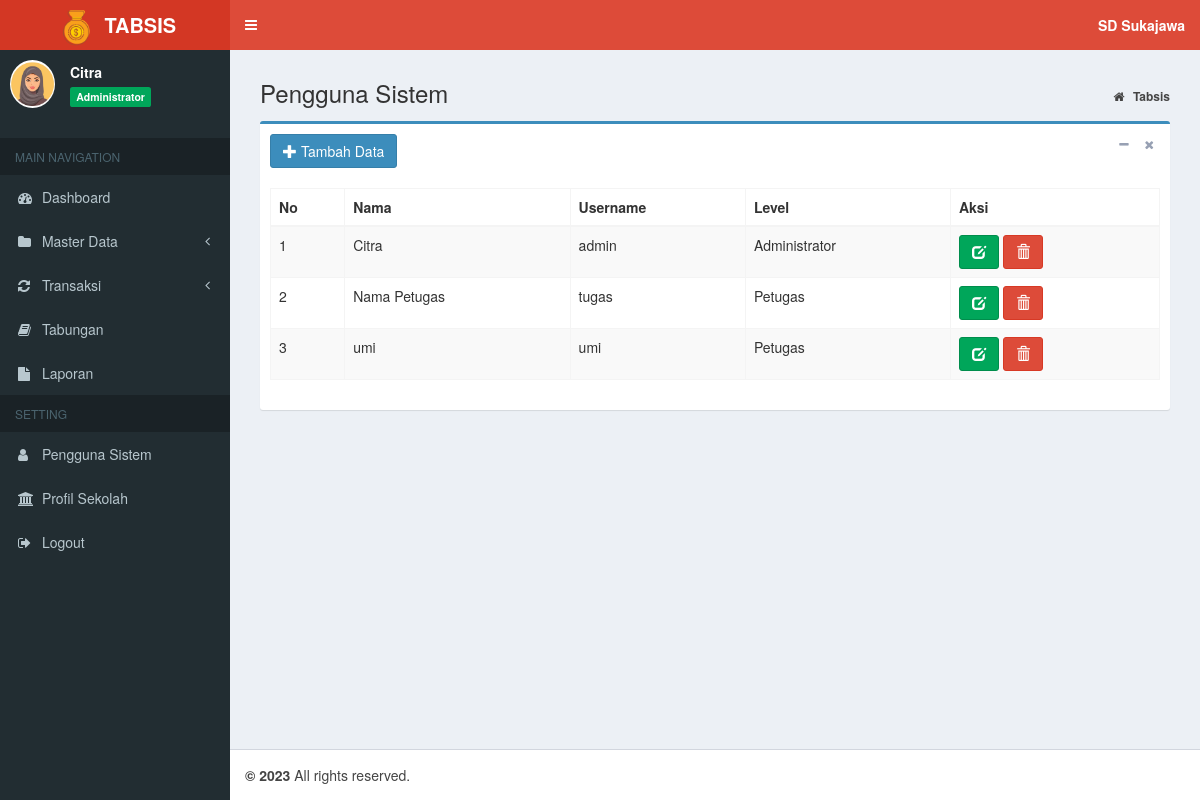
Before: /index.php?page=MyApp/data_pengguna (signed in) with the older database file.
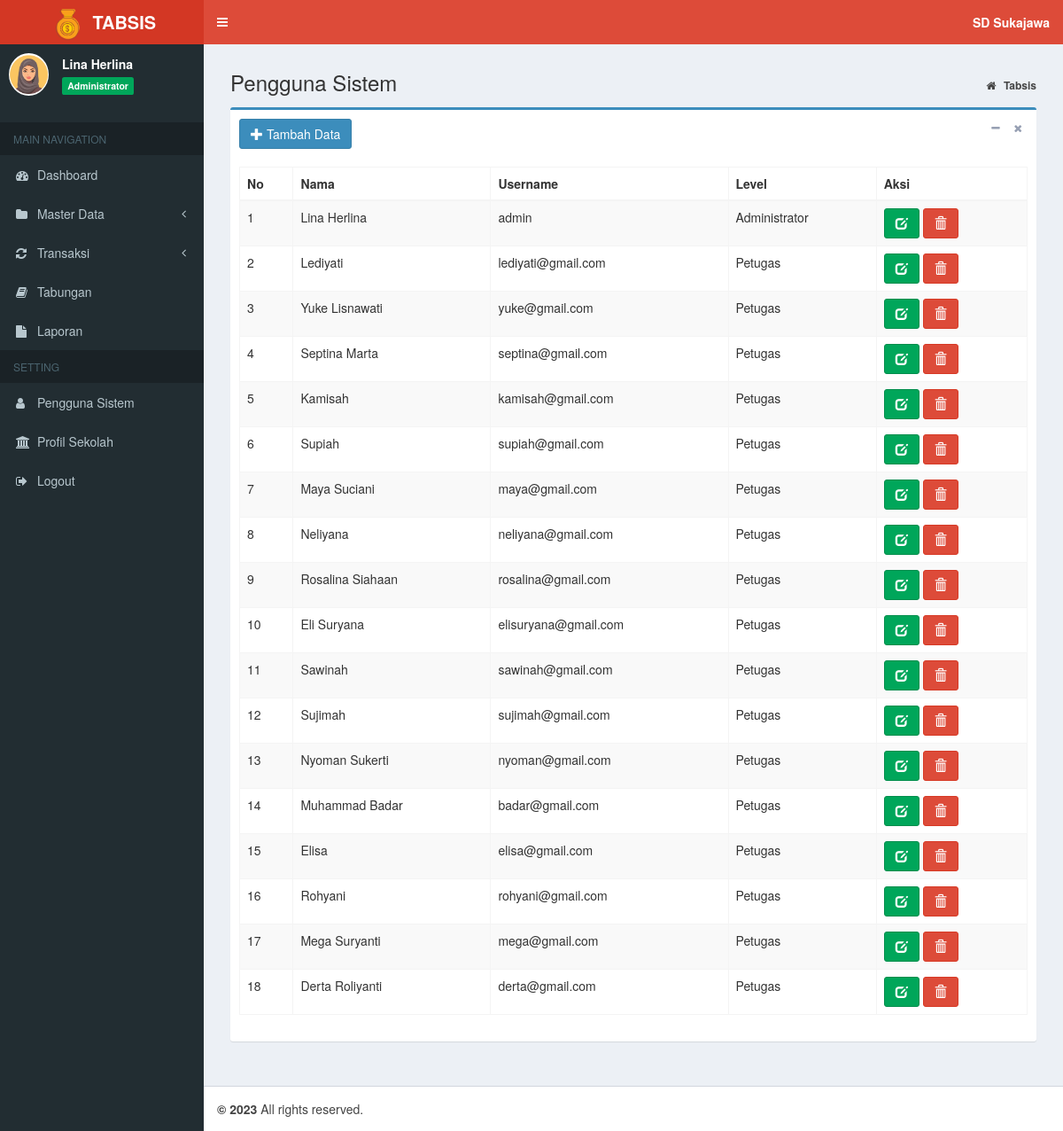
After: the same page with the newer database file.
### tables this page shows
CREATE TABLE `tb_profil` (
  `id_profil` int(11) NOT NULL,
  `nama_sekolah` varchar(200) NOT NULL,
  `alamat` varchar(400) NOT NULL,
  `akreditasi` char(2) NOT NULL
);

CREATE TABLE `tb_pengguna` (
  `id_pengguna` int(11) NOT NULL,
  `nama_pengguna` varchar(20) NOT NULL,
  `username` varchar(20) NOT NULL,
  `password` varchar(15) NOT NULL,
  `level` enum('Administrator','Petugas') NOT NULL
);

### admin/pengguna/data_pengguna.php (the view, shortened to what this page needs)
<section class="content-header">
	<h1>
		Pengguna Sistem
	</h1>
	<ol class="breadcrumb">
		<li>
			<a href="index.php">
				<i class="fa fa-home"></i>
				<b>Tabsis</b>
			</a>
		</li>
	</ol>
</section>
<section class="content">
	<div class="box box-primary">
		<div class="box-header">
			<a href="?page=MyApp/add_pengguna" class="btn btn-primary">
				<i class="glyphicon glyphicon-plus"></i> Tambah Data</a>
			<div class="box-tools pull-right">
				<button type="button" class="btn btn-box-tool" data-widget="collapse">
					<i class="fa fa-minus"></i>
				</button>
				<button type="button" class="btn btn-box-tool" data-widget="remove">
					<i class="fa fa-remove"></i>
				</button>
			</div>
		</div>
		<div class="box-body">
			<div class="table-responsive">
				<table id="example1" class="table table-bordered table-striped">
					<thead>
						<tr>
							<th>No</th>
							<th>Nama</th>
							<th>Username</th>
							<th>Level</th>
							<th>Aksi</th>
						</tr>
					</thead>
					<tbody>
						<?php
                  $no = 1;
                  $sql = $koneksi->query("select * from tb_pengguna");
                  while ($data= $sql->fetch_assoc()) {
                ?>
						<tr>
							<td>
								<?php echo $no++; ?>
							</td>
							<td>
								<?php echo $data['nama_pengguna']; ?>
							</td>
							<td>
								<?php echo $data['username']; ?>
							</td>
							<td>
								<?php echo $data['level']; ?>
							</td>
							<td>
								<a href="?page=MyApp/edit_pengguna&kode=<?php echo $data['id_pengguna']; ?>"
								 title="Ubah" class="btn btn-success">
									<i class="glyphicon glyphicon-edit"></i>
								</a>
								<a href="?page=MyApp/del_pengguna&kode=<?php echo $data['id_pengguna']; ?>"
								 onclick="return confirm('Apakah anda yakin hapus data ini ?')" title="Hapus" class="btn btn-danger">
									<i class="glyphicon glyphicon-trash"></i>
							</td>
						</tr>
						<?php
                  }
                ?>
					</tbody>
				</table>
			</div>
		</div>
	</div>
</section>

### index.php (shortened to what this page needs)
<?php
    if (isset($_SESSION["ses_username"])==""){
		header("location: login.php");
    }else{
      $data_nama = $_SESSION["ses_nama"];
      $data_level = $_SESSION["ses_level"];
    }
    include "inc/koneksi.php";
	$sql = $koneksi->query("SELECT * from tb_profil");
	while ($data= $sql->fetch_assoc()) {
		$nama=$data['nama_sekolah'];
	}
?>
<!DOCTYPE html>
<html>
<head>
	<link rel="stylesheet" href="bootstrap/css/bootstrap.min.css">
	<link rel="stylesheet" href="https://cdnjs.cloudflare.com/ajax/libs/font-awesome/4.5.0/css/font-awesome.min.css">
	<link rel="stylesheet" href="https://cdnjs.cloudflare.com/ajax/libs/ionicons/2.0.1/css/ionicons.min.css">
	<link rel="stylesheet" href="plugins/datatables/dataTables.bootstrap.css">
	<link rel="stylesheet" href="plugins/select2/select2.min.css">
	<link rel="stylesheet" href="dist/css/AdminLTE.min.css">
	<link rel="stylesheet" href="dist/css/skins/_all-skins.min.css">
</head>
<body class="hold-transition skin-red sidebar-mini">
	<div class="wrapper">
		<header class="main-header">
			<a href="index.php" class="logo">
				<span class="logo-lg">
					<img src="dist/img/logo.png" width="45px">
					<b>TABSIS</b>
				</span>
			</a>
			<nav class="navbar navbar-static-top">
				<a href="#" class="sidebar-toggle" data-toggle="offcanvas" role="button">
				</a>
				<div class="navbar-custom-menu">
					<ul class="nav navbar-nav">
						<li class="dropdown messages-menu">
							<a class="dropdown-toggle" data-toggle="dropdown">
								<span>
									<b>
										<?= $nama; ?>
									</b>
								</span>
							</a>
						</li>
					</ul>
				</div>
			</nav>
		</header>
		<aside class="main-sidebar">
			<section class="sidebar">
				</<b>
				<div class="user-panel">
					<div class="pull-left image">
						<img src="dist/img/avatar.png" class="img-circle" alt="User Image">
					</div>
					<div class="pull-left info">
						<p>
							<?php echo $data_nama; ?>
						</p>
						<span class="label label-success">
							<?php echo $data_level; ?>
						</span>
					</div>
				</div>
				<ul class="sidebar-menu">
					<li class="header">MAIN NAVIGATION</li>
					<?php
          if ($data_level=="Administrator"){
        ?>
					<li class="treeview">
						<a href="?page=admin">
							<i class="fa fa-dashboard"></i>
							<span>Dashboard</span>
						</a>
					</li>
					<li class="treeview">
						<a href="#">
							<i class="fa fa-folder"></i>
							<span>Master Data</span>
							<span class="pull-right-container">
								<i class="fa fa-angle-left pull-right"></i>
							</span>
						</a>
					</li>
					<li class="treeview">
						<a href="#">
							<i class="fa fa-refresh"></i>
							<span>Transaksi</span>
							<span class="pull-right-container">
								<i class="fa fa-angle-left pull-right"></i>
							</span>
						</a>
					</li>
					<li class="treeview">
						<a href="?page=view_tabungan">
							<i class="fa fa-book"></i>
							<span>Tabungan</span>
						</a>
					</li>
					<li class="treeview">
						<a href="?page=laporan">
							<i class="fa fa-file"></i>
							<span>Laporan</span>
						</a>
					</li>
					<li class="header">SETTING</li>
					<li class="treeview">
						<a href="?page=MyApp/data_pengguna">
							<i class="fa fa-user"></i>
							<span>Pengguna Sistem</span>
						</a>
					</li>
					<li class="treeview">
						<a href="?page=MyApp/data_profil">
							<i class="fa fa-bank"></i>
							<span>Profil Sekolah</span>
						</a>
					</li>
					<?php
            }
          ?>
					<li>
						<a href="logout.php" onclick="return confirm('Anda yakin keluar dari aplikasi ?')">
							<i class="fa fa-sign-out"></i>
							<span>Logout</span>
						</a>
					</li>
			</section>
		</aside>
		<div class="content-wrapper">
			<section class="content">
				<?php
      if(isset($_GET['page'])){
          $hal = $_GET['page'];
          switch ($hal) {
              case 'MyApp/data_pengguna':
                  include "admin/pengguna/data_pengguna.php";
                  break;
          }
                        }
    ?>
			</section>
		</div>
		<footer class="main-footer">
			<strong> &copy;
				<a href=""></a>2023</strong> All rights reserved.
		</footer>
</body>
</html>

Changed rows visible on the page:
changed tb_pengguna "admin": nama_pengguna "Citra" → "Lina Herlina"
changed tb_pengguna: nama_pengguna "Nama Petugas" → "Lediyati"; username "tugas" → "lediyati@gmail.com"
changed tb_pengguna: nama_pengguna "umi" → "Yuke Lisnawati"; username "umi" → "yuke@gmail.com"
added tb_pengguna: nama_pengguna "Septina Marta", username "septina@gmail.com", level "Petugas"
added tb_pengguna: nama_pengguna "Kamisah", username "kamisah@gmail.com", level "Petugas"
added tb_pengguna: nama_pengguna "Supiah", username "supiah@gmail.com", level "Petugas"
added tb_pengguna: nama_pengguna "Maya Suciani", username "maya@gmail.com", level "Petugas"
added tb_pengguna: nama_pengguna "Neliyana", username "neliyana@gmail.com", level "Petugas"
added tb_pengguna: nama_pengguna "Rosalina Siahaan", username "rosalina@gmail.com", level "Petugas"
added tb_pengguna: nama_pengguna "Eli Suryana", username "elisuryana@gmail.com", level "Petugas"
added tb_pengguna: nama_pengguna "Sawinah", username "sawinah@gmail.com", level "Petugas"
added tb_pengguna: nama_pengguna "Sujimah", username "sujimah@gmail.com", level "Petugas"
added tb_pengguna: nama_pengguna "Nyoman Sukerti", username "nyoman@gmail.com", level "Petugas"
added tb_pengguna: nama_pengguna "Muhammad Badar", username "badar@gmail.com", level "Petugas"
added tb_pengguna: nama_pengguna "Elisa", username "elisa@gmail.com", level "Petugas"
added tb_pengguna: nama_pengguna "Rohyani", username "rohyani@gmail.com", level "Petugas"
added tb_pengguna: nama_pengguna "Mega Suryanti", username "mega@gmail.com", level "Petugas"
added tb_pengguna: nama_pengguna "Derta Roliyanti", username "derta@gmail.com", level "Petugas"
Other visible differences:
$data_nama: "Citra" → "Lina Herlina"
